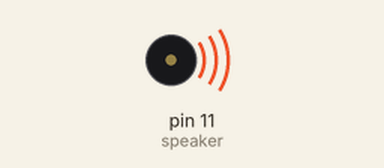
Simulated run of this sketch. Board: Arduino Uno, built with avr-gcc and run on an emulated ATmega328P. Parts: buzzer (waves = sounding).

Above: at 0.08 s.
Timing chart, 0 to 3.0 s (numbered marks = the images above):
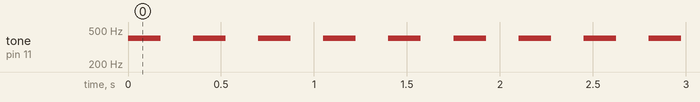

Measured:
- by itself, tone on pin 11 (speaker): alternates 400 Hz for 0.18 s and silent for 0.18 s

The sketch:

Sound_Warning.ino
```cpp
const int speaker = 11;

void setup() {

  pinMode(speaker, OUTPUT);
}

void loop() {

  //smallWarning();
  bigWarning();
}

void smallWarning() {
  tone(speaker, 400);
  delay(500);
  noTone(speaker);
  delay(500);
}

void bigWarning() {
  tone(speaker, 400);
  delay(175);
  noTone(speaker);
  delay(175);
}
```
